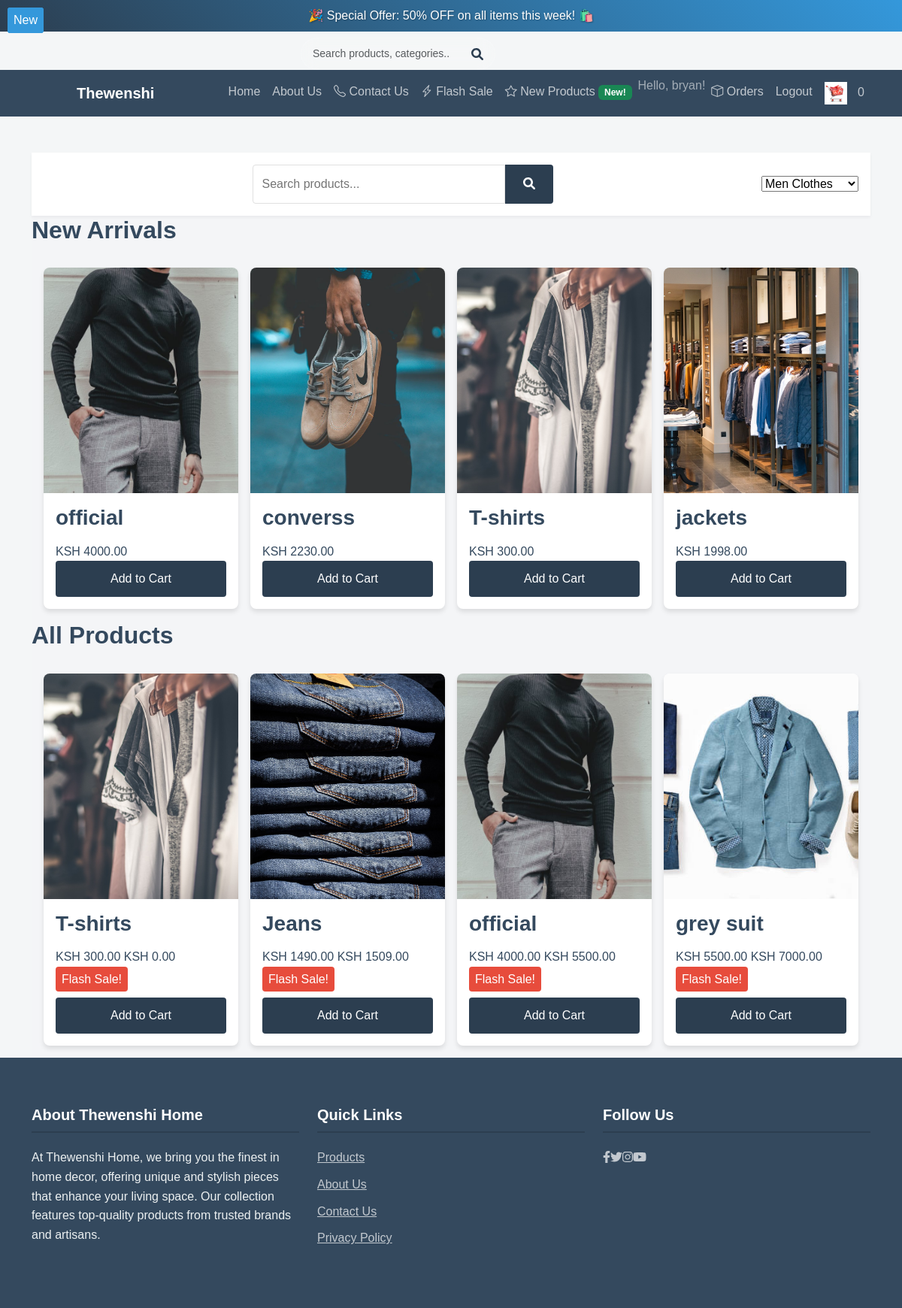
/category/1/ (signed in), run on the app's committed database.
### store/models.py (models this page shows, shortened)
class NewProduct(models.Model):
    product = models.OneToOneField(Product, on_delete=models.CASCADE, related_name='new_product')
    is_new = models.BooleanField(default=True)
    price = models.IntegerField()  # New price specific to the new product
    image = models.ImageField(upload_to='new_products/')  # Image specific to the new product

class Product(models.Model):
    name = models.CharField(max_length=50)
    price = models.IntegerField()  # New price
    old_price = models.IntegerField(null=True, blank=True)  # Old price (if available)
    new_price = models.IntegerField(null=True, blank=True)  # New price (optional)
    image = models.ImageField(upload_to='products/')
    flash_sale = models.BooleanField(default=False)  # Flash sale indicator
    category = models.ForeignKey(Category, on_delete=models.CASCADE, related_name='products', null=True, blank=True)  # Link to category
    flash_sale_start_time = models.DateTimeField(null=True, blank=True)  # Start time of flash sale
    flash_sale_end_time = models.DateTimeField(null=True, blank=True)  # End time of flash sale

### store/views.py (the view)
# urls.py: path('' ,include('store.urls')),
def store(request, category_id=None):
    customer = None
    cart_count = 0
    if request.user.is_authenticated:
        try:
            customer = request.user.customer
        except Customer.DoesNotExist:
            customer = Customer.objects.create(user=request.user)
        cart = Cart.objects.filter(customer=customer, completed=False).first()
        if cart:
            cart_count = cart.items.count()
    categories = Category.objects.all()
    if category_id:
        selected_category = get_object_or_404(Category, id=category_id)
        products = Product.objects.filter(category=selected_category)
    else:
        products = Product.objects.all()
    flash_sale_products = FlashSaleProduct.objects.all()
    new_products = NewProduct.objects.all()
    return render(request, 'store.html', {
        'products': products,
        'cart_count': cart_count,
        'categories': categories,
        'selected_category': selected_category if category_id else None,
        'flash_sale_products': flash_sale_products,
        'new_products': new_products,
    })

### store/templates/store.html (shortened to what this page needs)
{% extends 'base.html' %}
{% load static %}
{% block content %}
<div class="store-container-fluid">
    <div class="store-header">
        <div class="header-wrapper">
            <div class="search-container">
                <input
                    type="text"
                    class="search-input"
                    placeholder="Search products..."
                >
                <button class="search-btn">
                    <i class="fas fa-search"></i>
                </button>
            </div>
            <select
                id="categoryFilter"
                class="category-filter"
            >
                {% for category in categories %}
                    <option
                        value="{% url 'store_by_category' category.id %}"
                        {% if selected_category == category %}selected{% endif %}
                    >
                        {{ category.name }}
                    </option>
                {% endfor %}
            </select>
        </div>
    </div>
    {% if new_products %}
    <section class="new-products-section">
        <div class="section-header">
            <h2>New Arrivals</h2>
        </div>
        <div class="new-products-grid">
            {% for new_product in new_products %}
            <div class="product-card new-product-card" data-product-id="{{ new_product.id }}">
                <div class="new-badge" aria-label="New Product">New</div>
                <img
                    src="{{ new_product.product.image.url }}"
                    alt="{{ new_product.product.name }}"
                    class="product-image"
                    loading="lazy"
                >
                <div class="product-info">
                    <h3>{{ new_product.product.name }}</h3>
                    <div class="product-pricing">
                        <span class="new-price">
                            KSH {{ new_product.product.price|floatformat:2 }}
                        </span>
                    </div>
                    <button
                        class="add-to-cart-btn btn btn-primary"
                        data-product-type="new_product"
                        data-product-id="{{ new_product.id }}"
                        aria-label="Add {{ new_product.product.name }} to cart"
                    >
                        Add to Cart
                    </button>
                </div>
            </div>
            {% endfor %}
        </div>
    </section>
    {% endif %}
    <section class="main-products-section">
        <div class="section-header">
            <h2>All Products</h2>
        </div>
        <div class="products-grid">
            {% for product in products %}
            <div class="product-card" data-product-id="{{ product.id }}">
                <img
                    src="{{ product.image.url }}"
                    alt="{{ product.name }}"
                    class="product-image"
                    loading="lazy"
                >
                <div class="product-info">
                    <h3>{{ product.name }}</h3>
                    <div class="product-pricing">
                        {% if product.new_price %}
                        <span class="new-price" aria-label="Sale Price">
                            KSH {{ product.new_price|floatformat:2 }}
                        </span>
                        <span class="old-price" aria-label="Original Price">
                            KSH {{ product.old_price|floatformat:2 }}
                        </span>
                        {% else %}
                        <span class="new-price">
                            KSH {{ product.price|floatformat:2 }}
                        </span>
                        {% endif %}
                    </div>
                    {% if product.flash_sale %}
                    <span class="flash-sale-badge" aria-label="Flash Sale">Flash Sale!</span>
                    {% endif %}
                    <button
                        class="add-to-cart-btn btn btn-primary"
                        data-product-type="regular"
                        data-product-id="{{ product.id }}"
                        aria-label="Add {{ product.name }} to cart"
                    >
                        Add to Cart
                    </button>
                </div>
            </div>
            {% endfor %}
        </div>
    </section>
</div>
{% endblock %}

### store/templates/base.html (shortened to what this page needs)
{% load static %}
<!DOCTYPE html>
<html lang="en">
<head>
    <link href="https://cdn.jsdelivr.net/npm/bootstrap@5.3.0-alpha1/dist/css/bootstrap.min.css" rel="stylesheet">
    <link href="https://cdn.jsdelivr.net/npm/bootstrap-icons/font/bootstrap-icons.css" rel="stylesheet">
    <link href="https://kit.fontawesome.com/a076d05399.js" rel="stylesheet">
    <link href="{% static 'css/custom.css' %}" rel="stylesheet">
</head>
<body>
    <div class="offer-banner-container">
        <div class="offer-banner bg-primary text-white py-2 text-center banner-slide">
            <p class="mb-0">🎉 Special Offer: 50% OFF on all items this week! 🛍️</p>
        </div>
    </div>
    <div class="search-container">
        <div class="search-bar">
            <div class="search-bar-wrapper">
                <input
                    type="text"
                    placeholder="Search products, categories..."
                    class="form-control"
                >
                <div class="search-icon">
                    <i class="fas fa-search"></i>
                </div>
            </div>
        </div>
    </div>
    <nav class="navbar navbar-expand-lg navbar-dark bg-dark sticky-top">
        <div class="container">
            <a class="navbar-brand" href="/">
                Thewenshi
            </a>
            <div class="collapse navbar-collapse" id="navbarNav">
                <ul class="navbar-nav ms-auto">
                    <li class="nav-item">
                        <a class="nav-link" href="{% url 'store' %}">Home</a>
                    </li>
                    <li class="nav-item">
                        <a class="nav-link" href="{% url 'about_us' %}">About Us</a>
                    </li>
                    <li class="nav-item">
                        <a class="nav-link" href="/contact">
                            <i class="bi bi-telephone"></i> Contact Us
                        </a>
                    </li>
                    <li class="nav-item">
                        <a class="nav-link" href="">
                            <i class="bi bi-lightning-charge"></i> Flash Sale
                        </a>
                    </li>
                    <li class="nav-item">
                        <a class="nav-link" href="">
                            <i class="bi bi-star"></i> New Products
                            <span class="badge bg-success">New!</span>
                        </a>
                    </li>
                    {% if user.is_authenticated %}
                        <li class="nav-item">
                            <span class="navbar-text">Hello, {{ user.username }}!</span>
                        </li>
                        <li class="nav-item">
                            <a class="nav-link" href="/orders">
                                <i class="bi bi-box"></i> Orders
                            </a>
                        </li>
                        <li class="nav-item">
                            <a class="nav-link" href="{% url 'logout' %}">Logout</a>
                        </li>
                    {% endif %}
                    <li class="nav-item">
                        <a class="nav-link" href="{% url 'cart'%}">
                            <img src="{% static 'images/cart.avif' %}" alt="Cart" style="width: 30px; height: auto; margin-right: 10px;">
                            <span id="cart-count">{{ cart_count }}</span>
                        </a>
                    </li>
                </ul>
            </div>
        </div>
    </nav>
    <div class="container mt-5">
        {% block content %}  {% endblock %}
    </div>
    <footer>
        <div class="container py-4">
            <div class="row">
                <div class="col-md-4">
                    <h5>About Thewenshi Home</h5>
                    <p>At Thewenshi Home, we bring you the finest in home decor, offering unique and stylish pieces that enhance your living space. Our collection features top-quality products from trusted brands and artisans.</p>
                </div>
                <div class="col-md-4">
                    <h5>Quick Links</h5>
                    <ul class="list-unstyled">
                        <li><a href="{% url 'product_list'%}">Products</a></li>
                        <li><a href="/about">About Us</a></li>
                        <li><a href="/contact">Contact Us</a></li>
                        <li><a href="/privacy">Privacy Policy</a></li>
                    </ul>
                </div>
                <div class="col-md-4">
                    <h5>Follow Us</h5>
                    <ul class="list-unstyled d-flex">
                        <li><a href="https://facebook.com"><i class="fab fa-facebook-f"></i></a></li>
                        <li><a href="https://twitter.com"><i class="fab fa-twitter"></i></a></li>
                        <li><a href="https://instagram.com"><i class="fab fa-instagram"></i></a></li>
                        <li><a href="https://youtube.com"><i class="fab fa-youtube"></i></a></li>
                    </ul>
                </div>
            </div>
        </div>
    </footer>
</body>
</html>

### store/static/css/custom.css (style rules this page uses)
:root { --primary-color: #3498db; --secondary-color: #2ecc71; --dark-color: #34495e; --light-color: #ecf0f1; --accent-color: #e74c3c; }
.offer-banner-container { position: relative; overflow: hidden; max-height: 50px; transition: max-height 0.5s ease; }
.banner-slide { position: absolute; width: 100%; top: 0; left: 0; opacity: 0; transform: translateY(-100%); transition: all 0.5s ease; z-index: 1; }
.banner-slide.active { opacity: 1; transform: translateY(0); z-index: 10; }
body { font-family: 'Nunito', sans-serif; line-height: 1.6; color: var(--dark-color); background-color: #f4f6f7; }
h1, h2, h3, h4, h5, h6 { font-weight: 700; color: var(--dark-color); margin-bottom: 15px; }
.offer-banner { background: linear-gradient(45deg, var(--primary-color), var(--secondary-color)); color: white; padding: 10px 0; text-shadow: 1px 1px 2px rgba(0,0,0,0.3); animation: pulse 2s infinite; }
.search-container { position: relative; max-width: 400px; margin: 0 auto; }
.search-bar { background-color: transparent; padding: 0; box-shadow: none; }
.search-bar-wrapper { display: flex; align-items: center; background-color: rgba(255, 255, 255, 0.1); border-radius: 30px; backdrop-filter: blur(10px); border: 1px solid rgba(255, 255, 255, 0.2); transition: all 0.3s ease; }
.search-bar input { background: transparent; border: none; width: 100%; padding: 10px 15px; color: var(--dark-color); font-size: 14px; border-radius: 30px; outline: none; }
.search-icon { color: var(--primary-color); padding: 0 15px; display: flex; align-items: center; cursor: pointer; transition: transform 0.2s ease; }
.navbar { background-color: var(--dark-color) !important; transition: all 0.3s ease; }
.navbar-brand { font-weight: 700; color: white !important; display: flex; align-items: center; }
.nav-item .nav-link { color: rgba(255,255,255,0.7) !important; transition: all 0.3s ease; position: relative; }
.nav-item .nav-link::after { content: ''; position: absolute; width: 0; height: 2px; bottom: 0; left: 0; background-color: var(--secondary-color); transition: width 0.3s; }
footer { background-color: var(--dark-color); color: var(--light-color); padding: 40px 0; }
footer h5 { color: white; border-bottom: 2px solid var(--primary-color); padding-bottom: 10px; margin-bottom: 20px; }
footer ul { padding: 0; }
footer ul li { margin-bottom: 10px; }
footer a { color: rgba(255,255,255,0.7); transition: all 0.3s ease; }
.offer-banner-container { position: relative; overflow: hidden; height: 50px; }

### store/templates/store.html (style rules this page uses)
:root { --primary-color: #2c3e50; --secondary-color: #3498db; --background-color: #f4f5f7; --text-color: #333; --border-radius: 8px; }
.store-container-fluid { width: 100%; max-width: 100%; padding: 0; margin: 0; background-color: var(--background-color); }
.store-header { background-color: white; padding: 1rem; box-shadow: 0 2px 4px rgba(0,0,0,0.05); }
.header-wrapper { display: flex; justify-content: space-between; align-items: center; max-width: 1400px; margin: 0 auto; }
.search-container { display: flex; flex-grow: 1; max-width: 400px; }
.search-input { flex-grow: 1; padding: 0.75rem; border: 1px solid #e0e0e0; border-radius: 4px 0 0 4px; }
.search-btn { padding: 0.75rem 1.5rem; background-color: var(--primary-color); color: white; border: none; border-radius: 0 4px 4px 0; }
.new-products-grid, .products-grid { display: grid; grid-template-columns: repeat(auto-fill, minmax(250px, 1fr)); gap: 1rem; padding: 1rem; width: 100%; }
.product-card { background-color: white; border-radius: var(--border-radius); overflow: hidden; box-shadow: 0 4px 6px rgba(0,0,0,0.1); transition: transform 0.3s ease; }
.product-image { width: 100%; height: 300px; object-fit: cover; }
.product-info { padding: 1rem; }
.new-badge { position: absolute; top: 10px; left: 10px; background-color: var(--secondary-color); color: white; padding: 0.25rem 0.5rem; border-radius: 4px; z-index: 10; }
.flash-sale-badge { display: inline-block; background-color: #e74c3c; color: white; padding: 0.25rem 0.5rem; border-radius: 4px; margin-bottom: 0.5rem; }
.add-to-cart-btn { width: 100%; padding: 0.75rem; background-color: var(--primary-color); color: white; border: none; border-radius: 4px; transition: background-color 0.3s ease; }

### data on the page
NewProduct: product.image (picture), product.name "official", product.price "4000.00"
NewProduct: product.image (picture), product.name "converss", product.price "2230.00"
NewProduct: product.image (picture), product.name "T-shirts", product.price "300.00"
NewProduct: product.image (picture), product.name "jackets", product.price "1998.00"
Product: image (picture), name "T-shirts", new_price "300.00", old_price "0.00", flash_sale "Flash Sale!"
Product: image (picture), name "Jeans", new_price "1490.00", old_price "1509.00", flash_sale "Flash Sale!"
Product: image (picture), name "official", new_price "4000.00", old_price "5500.00", flash_sale "Flash Sale!"
Product: image (picture), name "grey suit", new_price "5500.00", old_price "7000.00", flash_sale "Flash Sale!"

### other printed values
{{ user.username }} "bryan"
{{ cart_count }} "0"
form field value "Men Clothes"
